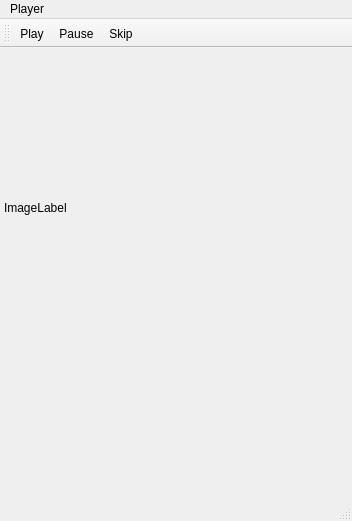
<?xml version="1.0" encoding="UTF-8"?>
<ui version="4.0">
 <class>MainWindow</class>
 <widget class="QMainWindow" name="MainWindow">
  <property name="geometry">
   <rect>
    <x>0</x>
    <y>0</y>
    <width>352</width>
    <height>521</height>
   </rect>
  </property>
  <property name="sizePolicy">
   <sizepolicy hsizetype="Maximum" vsizetype="Maximum">
    <horstretch>0</horstretch>
    <verstretch>0</verstretch>
   </sizepolicy>
  </property>
  <property name="windowTitle">
   <string>MainWindow</string>
  </property>
  <widget class="QWidget" name="centralWidget">
   <widget class="QLabel" name="ImageLabel">
    <property name="geometry">
     <rect>
      <x>4</x>
      <y>4</y>
      <width>341</width>
      <height>311</height>
     </rect>
    </property>
    <property name="text">
     <string>ImageLabel</string>
    </property>
   </widget>
  </widget>
  <widget class="QMenuBar" name="menuBar">
   <property name="geometry">
    <rect>
     <x>0</x>
     <y>0</y>
     <width>352</width>
     <height>19</height>
    </rect>
   </property>
   <widget class="QMenu" name="menuPlayer">
    <property name="title">
     <string>Player</string>
    </property>
    <addaction name="actionPlay"/>
    <addaction name="actionPause"/>
    <addaction name="actionSkip"/>
   </widget>
   <addaction name="menuPlayer"/>
  </widget>
  <widget class="QToolBar" name="mainToolBar">
   <attribute name="toolBarArea">
    <enum>TopToolBarArea</enum>
   </attribute>
   <attribute name="toolBarBreak">
    <bool>false</bool>
   </attribute>
   <addaction name="actionPlay"/>
   <addaction name="actionPause"/>
   <addaction name="actionSkip"/>
  </widget>
  <widget class="QStatusBar" name="statusBar"/>
  <action name="actionPlay">
   <property name="icon">
    <iconset resource="spotfm.qrc">
     <normaloff>:/icons/icons/play.png</normaloff>:/icons/icons/play.png</iconset>
   </property>
   <property name="text">
    <string>Play</string>
   </property>
   <property name="shortcut">
    <string>Ctrl+P</string>
   </property>
  </action>
  <action name="actionPause">
   <property name="icon">
    <iconset resource="spotfm.qrc">
     <normaloff>:/icons/icons/pause.png</normaloff>:/icons/icons/pause.png</iconset>
   </property>
   <property name="text">
    <string>Pause</string>
   </property>
   <property name="shortcut">
    <string>Space</string>
   </property>
  </action>
  <action name="actionSkip">
   <property name="icon">
    <iconset resource="spotfm.qrc">
     <normaloff>:/icons/icons/skip.png</normaloff>:/icons/icons/skip.png</iconset>
   </property>
   <property name="text">
    <string>Skip</string>
   </property>
   <property name="shortcut">
    <string>Ctrl+S</string>
   </property>
  </action>
 </widget>
 <layoutdefault spacing="6" margin="11"/>
 <resources>
  <include location="spotfm.qrc"/>
 </resources>
 <connections/>
</ui>
